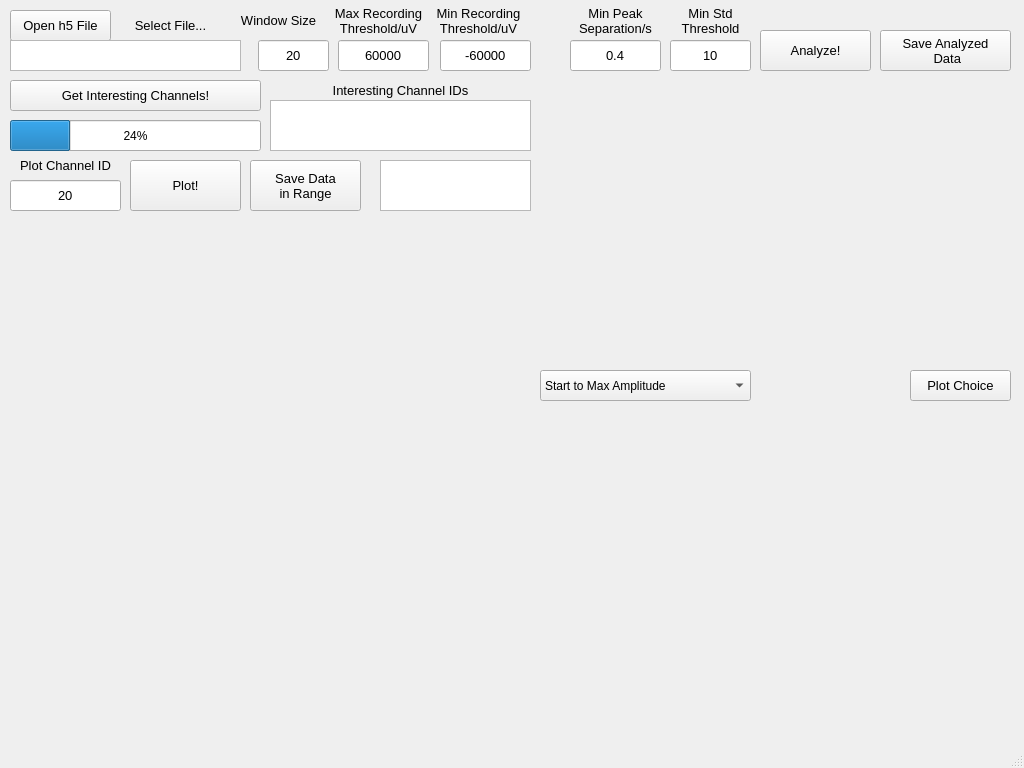
<?xml version="1.0" encoding="UTF-8"?>
<ui version="4.0">
 <class>H5Analyzer</class>
 <widget class="QMainWindow" name="H5Analyzer">
  <property name="geometry">
   <rect>
    <x>0</x>
    <y>0</y>
    <width>1024</width>
    <height>768</height>
   </rect>
  </property>
  <property name="windowTitle">
   <string>MainWindow</string>
  </property>
  <widget class="QWidget" name="centralwidget">
   <widget class="QPushButton" name="openFileButton">
    <property name="geometry">
     <rect>
      <x>10</x>
      <y>10</y>
      <width>101</width>
      <height>31</height>
     </rect>
    </property>
    <property name="font">
     <font>
      <pointsize>10</pointsize>
     </font>
    </property>
    <property name="text">
     <string>Open h5 File</string>
    </property>
   </widget>
   <widget class="QLineEdit" name="windowInput">
    <property name="geometry">
     <rect>
      <x>258</x>
      <y>40</y>
      <width>71</width>
      <height>31</height>
     </rect>
    </property>
    <property name="font">
     <font>
      <pointsize>10</pointsize>
     </font>
    </property>
    <property name="text">
     <string>20</string>
    </property>
    <property name="maxLength">
     <number>5</number>
    </property>
    <property name="alignment">
     <set>Qt::AlignCenter</set>
    </property>
   </widget>
   <widget class="QLabel" name="label_2">
    <property name="geometry">
     <rect>
      <x>228</x>
      <y>10</y>
      <width>101</width>
      <height>21</height>
     </rect>
    </property>
    <property name="font">
     <font>
      <pointsize>10</pointsize>
     </font>
    </property>
    <property name="text">
     <string>Window Size</string>
    </property>
    <property name="alignment">
     <set>Qt::AlignCenter</set>
    </property>
   </widget>
   <widget class="QLabel" name="label_3">
    <property name="geometry">
     <rect>
      <x>328</x>
      <y>0</y>
      <width>101</width>
      <height>41</height>
     </rect>
    </property>
    <property name="font">
     <font>
      <pointsize>10</pointsize>
     </font>
    </property>
    <property name="frameShape">
     <enum>QFrame::NoFrame</enum>
    </property>
    <property name="text">
     <string>Max Recording Threshold/uV</string>
    </property>
    <property name="alignment">
     <set>Qt::AlignCenter</set>
    </property>
    <property name="wordWrap">
     <bool>true</bool>
    </property>
   </widget>
   <widget class="QLineEdit" name="maxRecordingThreshInput">
    <property name="geometry">
     <rect>
      <x>338</x>
      <y>40</y>
      <width>91</width>
      <height>31</height>
     </rect>
    </property>
    <property name="font">
     <font>
      <pointsize>10</pointsize>
     </font>
    </property>
    <property name="text">
     <string>60000</string>
    </property>
    <property name="maxLength">
     <number>6</number>
    </property>
    <property name="alignment">
     <set>Qt::AlignCenter</set>
    </property>
   </widget>
   <widget class="QLabel" name="label_4">
    <property name="geometry">
     <rect>
      <x>428</x>
      <y>0</y>
      <width>101</width>
      <height>41</height>
     </rect>
    </property>
    <property name="font">
     <font>
      <pointsize>10</pointsize>
     </font>
    </property>
    <property name="frameShape">
     <enum>QFrame::NoFrame</enum>
    </property>
    <property name="text">
     <string>Min Recording Threshold/uV</string>
    </property>
    <property name="alignment">
     <set>Qt::AlignCenter</set>
    </property>
    <property name="wordWrap">
     <bool>true</bool>
    </property>
   </widget>
   <widget class="QLineEdit" name="minRecordingThreshInput">
    <property name="geometry">
     <rect>
      <x>440</x>
      <y>40</y>
      <width>91</width>
      <height>31</height>
     </rect>
    </property>
    <property name="font">
     <font>
      <pointsize>10</pointsize>
     </font>
    </property>
    <property name="text">
     <string>-60000</string>
    </property>
    <property name="maxLength">
     <number>6</number>
    </property>
    <property name="alignment">
     <set>Qt::AlignCenter</set>
    </property>
   </widget>
   <widget class="QLabel" name="fileLoadDisplay">
    <property name="geometry">
     <rect>
      <x>120</x>
      <y>10</y>
      <width>101</width>
      <height>31</height>
     </rect>
    </property>
    <property name="font">
     <font>
      <pointsize>10</pointsize>
     </font>
    </property>
    <property name="text">
     <string>Select File...</string>
    </property>
    <property name="alignment">
     <set>Qt::AlignCenter</set>
    </property>
   </widget>
   <widget class="QPushButton" name="getInterestingChannelsButton">
    <property name="geometry">
     <rect>
      <x>10</x>
      <y>80</y>
      <width>251</width>
      <height>31</height>
     </rect>
    </property>
    <property name="font">
     <font>
      <pointsize>10</pointsize>
     </font>
    </property>
    <property name="text">
     <string>Get Interesting Channels!</string>
    </property>
   </widget>
   <widget class="QProgressBar" name="analysisProgressBar">
    <property name="geometry">
     <rect>
      <x>10</x>
      <y>120</y>
      <width>251</width>
      <height>31</height>
     </rect>
    </property>
    <property name="value">
     <number>24</number>
    </property>
   </widget>
   <widget class="MplWidget" name="plotChannelWidget" native="true">
    <property name="geometry">
     <rect>
      <x>10</x>
      <y>220</y>
      <width>521</width>
      <height>481</height>
     </rect>
    </property>
   </widget>
   <widget class="QLabel" name="label_5">
    <property name="geometry">
     <rect>
      <x>10</x>
      <y>150</y>
      <width>111</width>
      <height>31</height>
     </rect>
    </property>
    <property name="font">
     <font>
      <pointsize>10</pointsize>
     </font>
    </property>
    <property name="text">
     <string>Plot Channel ID</string>
    </property>
    <property name="alignment">
     <set>Qt::AlignCenter</set>
    </property>
   </widget>
   <widget class="QLineEdit" name="channelSelectInput">
    <property name="geometry">
     <rect>
      <x>10</x>
      <y>180</y>
      <width>111</width>
      <height>31</height>
     </rect>
    </property>
    <property name="font">
     <font>
      <pointsize>10</pointsize>
     </font>
    </property>
    <property name="text">
     <string>20</string>
    </property>
    <property name="maxLength">
     <number>5</number>
    </property>
    <property name="alignment">
     <set>Qt::AlignCenter</set>
    </property>
   </widget>
   <widget class="QTextEdit" name="interestingChannelDisplay">
    <property name="geometry">
     <rect>
      <x>270</x>
      <y>100</y>
      <width>261</width>
      <height>51</height>
     </rect>
    </property>
    <property name="readOnly">
     <bool>true</bool>
    </property>
   </widget>
   <widget class="QLabel" name="label_6">
    <property name="geometry">
     <rect>
      <x>270</x>
      <y>80</y>
      <width>261</width>
      <height>21</height>
     </rect>
    </property>
    <property name="font">
     <font>
      <pointsize>10</pointsize>
     </font>
    </property>
    <property name="text">
     <string>Interesting Channel IDs</string>
    </property>
    <property name="alignment">
     <set>Qt::AlignCenter</set>
    </property>
   </widget>
   <widget class="QTextEdit" name="FileNameDisplay">
    <property name="geometry">
     <rect>
      <x>10</x>
      <y>40</y>
      <width>231</width>
      <height>31</height>
     </rect>
    </property>
    <property name="readOnly">
     <bool>true</bool>
    </property>
   </widget>
   <widget class="QPushButton" name="plotChannelButton">
    <property name="geometry">
     <rect>
      <x>130</x>
      <y>160</y>
      <width>111</width>
      <height>51</height>
     </rect>
    </property>
    <property name="font">
     <font>
      <pointsize>10</pointsize>
     </font>
    </property>
    <property name="text">
     <string>Plot!</string>
    </property>
   </widget>
   <widget class="QLabel" name="label_7">
    <property name="geometry">
     <rect>
      <x>570</x>
      <y>0</y>
      <width>91</width>
      <height>41</height>
     </rect>
    </property>
    <property name="font">
     <font>
      <pointsize>10</pointsize>
     </font>
    </property>
    <property name="frameShape">
     <enum>QFrame::NoFrame</enum>
    </property>
    <property name="text">
     <string>Min Peak Separation/s</string>
    </property>
    <property name="alignment">
     <set>Qt::AlignCenter</set>
    </property>
    <property name="wordWrap">
     <bool>true</bool>
    </property>
   </widget>
   <widget class="QLineEdit" name="minPeakSeparationInput">
    <property name="geometry">
     <rect>
      <x>570</x>
      <y>40</y>
      <width>91</width>
      <height>31</height>
     </rect>
    </property>
    <property name="font">
     <font>
      <pointsize>10</pointsize>
     </font>
    </property>
    <property name="text">
     <string>0.4</string>
    </property>
    <property name="maxLength">
     <number>6</number>
    </property>
    <property name="alignment">
     <set>Qt::AlignCenter</set>
    </property>
   </widget>
   <widget class="QLabel" name="label_8">
    <property name="geometry">
     <rect>
      <x>670</x>
      <y>0</y>
      <width>81</width>
      <height>41</height>
     </rect>
    </property>
    <property name="font">
     <font>
      <pointsize>10</pointsize>
     </font>
    </property>
    <property name="frameShape">
     <enum>QFrame::NoFrame</enum>
    </property>
    <property name="text">
     <string>Min Std Threshold</string>
    </property>
    <property name="alignment">
     <set>Qt::AlignCenter</set>
    </property>
    <property name="wordWrap">
     <bool>true</bool>
    </property>
   </widget>
   <widget class="QLineEdit" name="minStdThreshInput">
    <property name="geometry">
     <rect>
      <x>670</x>
      <y>40</y>
      <width>81</width>
      <height>31</height>
     </rect>
    </property>
    <property name="font">
     <font>
      <pointsize>10</pointsize>
     </font>
    </property>
    <property name="text">
     <string>10</string>
    </property>
    <property name="maxLength">
     <number>6</number>
    </property>
    <property name="alignment">
     <set>Qt::AlignCenter</set>
    </property>
   </widget>
   <widget class="QPushButton" name="analyzeChannelButton">
    <property name="geometry">
     <rect>
      <x>760</x>
      <y>30</y>
      <width>111</width>
      <height>41</height>
     </rect>
    </property>
    <property name="font">
     <font>
      <pointsize>10</pointsize>
     </font>
    </property>
    <property name="text">
     <string>Analyze!</string>
    </property>
   </widget>
   <widget class="QPushButton" name="saveAnalyzedDataButton">
    <property name="geometry">
     <rect>
      <x>880</x>
      <y>30</y>
      <width>131</width>
      <height>41</height>
     </rect>
    </property>
    <property name="font">
     <font>
      <pointsize>10</pointsize>
      <weight>50</weight>
      <bold>false</bold>
     </font>
    </property>
    <property name="text">
     <string>Save Analyzed
 Data</string>
    </property>
   </widget>
   <widget class="QComboBox" name="plotChoiceBox">
    <property name="geometry">
     <rect>
      <x>540</x>
      <y>370</y>
      <width>211</width>
      <height>31</height>
     </rect>
    </property>
    <item>
     <property name="text">
      <string>Start to Max Amplitude</string>
     </property>
    </item>
    <item>
     <property name="text">
      <string>Min to Max Amplitude</string>
     </property>
    </item>
    <item>
     <property name="text">
      <string>APDs</string>
     </property>
    </item>
    <item>
     <property name="text">
      <string>Spike Velocity</string>
     </property>
    </item>
    <item>
     <property name="text">
      <string>Spike Duration</string>
     </property>
    </item>
    <item>
     <property name="text">
      <string>Time Interval</string>
     </property>
    </item>
   </widget>
   <widget class="QPushButton" name="plotChoiceButton">
    <property name="geometry">
     <rect>
      <x>910</x>
      <y>370</y>
      <width>101</width>
      <height>31</height>
     </rect>
    </property>
    <property name="font">
     <font>
      <pointsize>10</pointsize>
     </font>
    </property>
    <property name="text">
     <string>Plot Choice</string>
    </property>
   </widget>
   <widget class="MplWidget" name="plotParametersWidget" native="true">
    <property name="geometry">
     <rect>
      <x>540</x>
      <y>400</y>
      <width>471</width>
      <height>301</height>
     </rect>
    </property>
   </widget>
   <widget class="QPushButton" name="saveDataButton">
    <property name="geometry">
     <rect>
      <x>250</x>
      <y>160</y>
      <width>111</width>
      <height>51</height>
     </rect>
    </property>
    <property name="font">
     <font>
      <pointsize>10</pointsize>
     </font>
    </property>
    <property name="text">
     <string>Save Data 
in Range</string>
    </property>
   </widget>
   <widget class="MplWidget" name="plotAnalyzedWidget" native="true">
    <property name="geometry">
     <rect>
      <x>540</x>
      <y>80</y>
      <width>471</width>
      <height>291</height>
     </rect>
    </property>
   </widget>
   <widget class="QTextEdit" name="cellTypeDisplay">
    <property name="geometry">
     <rect>
      <x>380</x>
      <y>160</y>
      <width>151</width>
      <height>51</height>
     </rect>
    </property>
    <property name="readOnly">
     <bool>true</bool>
    </property>
   </widget>
  </widget>
  <widget class="QMenuBar" name="menubar">
   <property name="geometry">
    <rect>
     <x>0</x>
     <y>0</y>
     <width>1024</width>
     <height>25</height>
    </rect>
   </property>
  </widget>
  <widget class="QStatusBar" name="statusbar"/>
  <action name="actionOpen">
   <property name="text">
    <string>Open</string>
   </property>
  </action>
  <action name="actionSave">
   <property name="text">
    <string>Save As</string>
   </property>
  </action>
 </widget>
 <customwidgets>
  <customwidget>
   <class>MplWidget</class>
   <extends>QWidget</extends>
   <header>mplwidget.h</header>
   <container>1</container>
  </customwidget>
 </customwidgets>
 <resources/>
 <connections/>
</ui>
